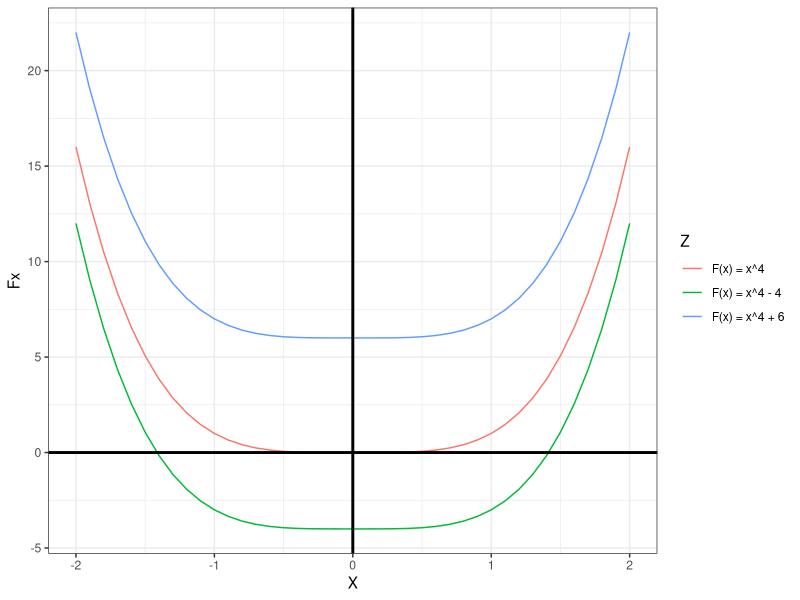

Generate this figure with R:
## ---- chunk 1
knitr::opts_chunk$set(echo = TRUE)
## ---- chunk 2
x <- seq(-2, 2, 0.1)
Fx1 <- x ^ 4 + 6
Fx2 <- x ^ 4
Fx3 <- x ^ 4 - 4

library(ggplot2)
library(tidyverse)
data <- data.frame(
  X = rep(x, 3), 
  Fx = c(Fx1, Fx2, Fx3),
  Z = c(rep("F(x) = x^4 + 6", length(x)), 
        rep("F(x) = x^4", length(x)), 
        rep("F(x) = x^4 - 4", length(x)))
  )

data %>% 
  ggplot() + 
  aes(x = X, y = Fx, colour = Z) + 
  geom_line() + 
  geom_hline(
    yintercept = 0, 
    linetype = "solid", 
    color = "black", 
    size = 1) + 
  geom_vline(
    xintercept = 0, 
    linetype = "solid", 
    color = "black", 
    size = 1) + 
  theme_bw()
